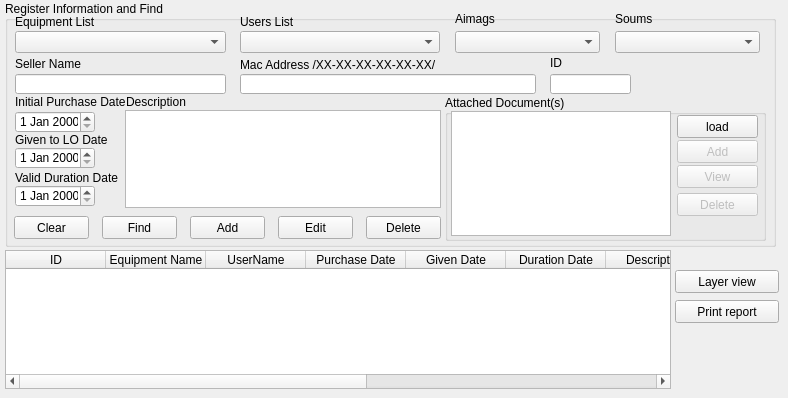
   <widget class="QWidget" name="Equipmentlist">
    <attribute name="title">
     <string>Equipment List</string>
    </attribute>
    <widget class="QTableWidget" name="equipment_twidget">
     <property name="geometry">
      <rect>
       <x>5</x>
       <y>250</y>
       <width>666</width>
       <height>139</height>
      </rect>
     </property>
     <column>
      <property name="text">
       <string>ID</string>
      </property>
     </column>
     <column>
      <property name="text">
       <string>Equipment Name</string>
      </property>
     </column>
     <column>
      <property name="text">
       <string>UserName</string>
      </property>
     </column>
     <column>
      <property name="text">
       <string>Purchase Date</string>
      </property>
     </column>
     <column>
      <property name="text">
       <string>Given Date</string>
      </property>
     </column>
     <column>
      <property name="text">
       <string>Duration Date</string>
      </property>
     </column>
     <column>
      <property name="text">
       <string>Description</string>
      </property>
     </column>
     <column>
      <property name="text">
       <string>Mac Address</string>
      </property>
     </column>
     <column>
      <property name="text">
       <string>Seller Name</string>
      </property>
     </column>
     <column>
      <property name="text">
       <string>Aimag</string>
      </property>
     </column>
     <column>
      <property name="text">
       <string>Soum</string>
      </property>
     </column>
    </widget>
    <widget class="QGroupBox" name="groupBox_15">
     <property name="geometry">
      <rect>
       <x>5</x>
       <y>1</y>
       <width>771</width>
       <height>246</height>
      </rect>
     </property>
     <property name="title">
      <string>Register Information and Find</string>
     </property>
     <widget class="QLabel" name="label_40">
      <property name="geometry">
       <rect>
        <x>235</x>
        <y>13</y>
        <width>200</width>
        <height>16</height>
       </rect>
      </property>
      <property name="text">
       <string>Users List</string>
      </property>
     </widget>
     <widget class="QLineEdit" name="id_equipment_edit">
      <property name="geometry">
       <rect>
        <x>545</x>
        <y>73</y>
        <width>81</width>
        <height>20</height>
       </rect>
      </property>
      <property name="readOnly">
       <bool>true</bool>
      </property>
     </widget>
     <widget class="QLabel" name="label_15">
      <property name="geometry">
       <rect>
        <x>10</x>
        <y>131</y>
        <width>106</width>
        <height>16</height>
       </rect>
      </property>
      <property name="text">
       <string>Given to LO Date</string>
      </property>
     </widget>
     <widget class="QDateEdit" name="given_date">
      <property name="geometry">
       <rect>
        <x>10</x>
        <y>146</y>
        <width>80</width>
        <height>22</height>
       </rect>
      </property>
     </widget>
     <widget class="QDateEdit" name="duration_date">
      <property name="geometry">
       <rect>
        <x>10</x>
        <y>184</y>
        <width>80</width>
        <height>22</height>
       </rect>
      </property>
     </widget>
     <widget class="QGroupBox" name="documents_groupbox">
      <property name="geometry">
       <rect>
        <x>440</x>
        <y>94</y>
        <width>321</width>
        <height>146</height>
       </rect>
      </property>
      <property name="title">
       <string>Attached Document(s)</string>
      </property>
      <widget class="QListWidget" name="equipment_doc_twidget">
       <property name="geometry">
        <rect>
         <x>6</x>
         <y>16</y>
         <width>220</width>
         <height>125</height>
        </rect>
       </property>
       <property name="editTriggers">
        <set>QAbstractItemView::NoEditTriggers</set>
       </property>
      </widget>
      <widget class="QPushButton" name="add_equip_doc_button">
       <property name="enabled">
        <bool>false</bool>
       </property>
       <property name="geometry">
        <rect>
         <x>232</x>
         <y>45</y>
         <width>81</width>
         <height>23</height>
        </rect>
       </property>
       <property name="text">
        <string>Add</string>
       </property>
      </widget>
      <widget class="QPushButton" name="delete_equip_doc_button">
       <property name="enabled">
        <bool>false</bool>
       </property>
       <property name="geometry">
        <rect>
         <x>232</x>
         <y>98</y>
         <width>81</width>
         <height>23</height>
        </rect>
       </property>
       <property name="text">
        <string>Delete</string>
       </property>
      </widget>
      <widget class="QPushButton" name="view_equip_doc_button">
       <property name="enabled">
        <bool>false</bool>
       </property>
       <property name="geometry">
        <rect>
         <x>232</x>
         <y>70</y>
         <width>81</width>
         <height>23</height>
        </rect>
       </property>
       <property name="text">
        <string>View</string>
       </property>
      </widget>
      <widget class="QPushButton" name="load_equip_doc_button">
       <property name="enabled">
        <bool>true</bool>
       </property>
       <property name="geometry">
        <rect>
         <x>232</x>
         <y>20</y>
         <width>81</width>
         <height>23</height>
        </rect>
       </property>
       <property name="text">
        <string>load</string>
       </property>
      </widget>
     </widget>
     <widget class="QLabel" name="label_41">
      <property name="geometry">
       <rect>
        <x>10</x>
        <y>55</y>
        <width>200</width>
        <height>16</height>
       </rect>
      </property>
      <property name="text">
       <string>Seller Name</string>
      </property>
     </widget>
     <widget class="QComboBox" name="equipment_list_cbox">
      <property name="geometry">
       <rect>
        <x>10</x>
        <y>30</y>
        <width>211</width>
        <height>22</height>
       </rect>
      </property>
     </widget>
     <widget class="QDateEdit" name="initial_date">
      <property name="geometry">
       <rect>
        <x>10</x>
        <y>110</y>
        <width>80</width>
        <height>22</height>
       </rect>
      </property>
     </widget>
     <widget class="QLineEdit" name="seller_name_edit">
      <property name="geometry">
       <rect>
        <x>10</x>
        <y>73</y>
        <width>211</width>
        <height>20</height>
       </rect>
      </property>
     </widget>
     <widget class="QPushButton" name="add_equipment_button">
      <property name="geometry">
       <rect>
        <x>185</x>
        <y>215</y>
        <width>75</width>
        <height>23</height>
       </rect>
      </property>
      <property name="text">
       <string>Add</string>
      </property>
     </widget>
     <widget class="QLineEdit" name="mac_address_edit">
      <property name="geometry">
       <rect>
        <x>235</x>
        <y>73</y>
        <width>296</width>
        <height>20</height>
       </rect>
      </property>
     </widget>
     <widget class="QPushButton" name="delete_equipment_button">
      <property name="geometry">
       <rect>
        <x>361</x>
        <y>215</y>
        <width>75</width>
        <height>23</height>
       </rect>
      </property>
      <property name="text">
       <string>Delete</string>
      </property>
     </widget>
     <widget class="QTextEdit" name="equipment_desc_text">
      <property name="geometry">
       <rect>
        <x>120</x>
        <y>109</y>
        <width>316</width>
        <height>98</height>
       </rect>
      </property>
     </widget>
     <widget class="QLabel" name="label_39">
      <property name="geometry">
       <rect>
        <x>10</x>
        <y>13</y>
        <width>200</width>
        <height>16</height>
       </rect>
      </property>
      <property name="text">
       <string>Equipment List</string>
      </property>
     </widget>
     <widget class="QPushButton" name="edit_equipment_button">
      <property name="geometry">
       <rect>
        <x>273</x>
        <y>215</y>
        <width>75</width>
        <height>23</height>
       </rect>
      </property>
      <property name="text">
       <string>Edit</string>
      </property>
     </widget>
     <widget class="QLabel" name="label_38">
      <property name="geometry">
       <rect>
        <x>10</x>
        <y>169</y>
        <width>116</width>
        <height>16</height>
       </rect>
      </property>
      <property name="text">
       <string>Valid Duration Date</string>
      </property>
     </widget>
     <widget class="QLabel" name="label_44">
      <property name="geometry">
       <rect>
        <x>545</x>
        <y>55</y>
        <width>46</width>
        <height>13</height>
       </rect>
      </property>
      <property name="text">
       <string>ID</string>
      </property>
     </widget>
     <widget class="QComboBox" name="users_list_cbox">
      <property name="geometry">
       <rect>
        <x>235</x>
        <y>30</y>
        <width>200</width>
        <height>22</height>
       </rect>
      </property>
     </widget>
     <widget class="QLabel" name="label_43">
      <property name="geometry">
       <rect>
        <x>235</x>
        <y>56</y>
        <width>296</width>
        <height>16</height>
       </rect>
      </property>
      <property name="text">
       <string>Mac Address /XX-XX-XX-XX-XX-XX/</string>
      </property>
     </widget>
     <widget class="QLabel" name="label_42">
      <property name="geometry">
       <rect>
        <x>121</x>
        <y>93</y>
        <width>161</width>
        <height>16</height>
       </rect>
      </property>
      <property name="text">
       <string>Description</string>
      </property>
     </widget>
     <widget class="QLabel" name="label_14">
      <property name="geometry">
       <rect>
        <x>10</x>
        <y>93</y>
        <width>111</width>
        <height>16</height>
       </rect>
      </property>
      <property name="text">
       <string>Initial Purchase Date</string>
      </property>
     </widget>
     <widget class="QPushButton" name="clear_button">
      <property name="geometry">
       <rect>
        <x>9</x>
        <y>215</y>
        <width>75</width>
        <height>23</height>
       </rect>
      </property>
      <property name="text">
       <string>Clear</string>
      </property>
     </widget>
     <widget class="QPushButton" name="find_button">
      <property name="geometry">
       <rect>
        <x>97</x>
        <y>215</y>
        <width>75</width>
        <height>23</height>
       </rect>
      </property>
      <property name="text">
       <string>Find</string>
      </property>
     </widget>
     <widget class="QLabel" name="label_48">
      <property name="geometry">
       <rect>
        <x>450</x>
        <y>10</y>
        <width>146</width>
        <height>16</height>
       </rect>
      </property>
      <property name="text">
       <string>Aimags</string>
      </property>
     </widget>
     <widget class="QComboBox" name="aimags_cbox">
      <property name="geometry">
       <rect>
        <x>450</x>
        <y>30</y>
        <width>145</width>
        <height>22</height>
       </rect>
      </property>
     </widget>
     <widget class="QLabel" name="label_49">
      <property name="geometry">
       <rect>
        <x>610</x>
        <y>10</y>
        <width>146</width>
        <height>16</height>
       </rect>
      </property>
      <property name="text">
       <string>Soums</string>
      </property>
     </widget>
     <widget class="QComboBox" name="soums_cbox">
      <property name="geometry">
       <rect>
        <x>610</x>
        <y>30</y>
        <width>145</width>
        <height>22</height>
       </rect>
      </property>
     </widget>
    </widget>
    <widget class="QPushButton" name="layer_view_button">
     <property name="geometry">
      <rect>
       <x>675</x>
       <y>270</y>
       <width>104</width>
       <height>23</height>
      </rect>
     </property>
     <property name="text">
      <string>Layer view</string>
     </property>
    </widget>
    <widget class="QPushButton" name="print_button">
     <property name="geometry">
      <rect>
       <x>675</x>
       <y>300</y>
       <width>104</width>
       <height>23</height>
      </rect>
     </property>
     <property name="text">
      <string>Print report</string>
     </property>
    </widget>
   </widget>
